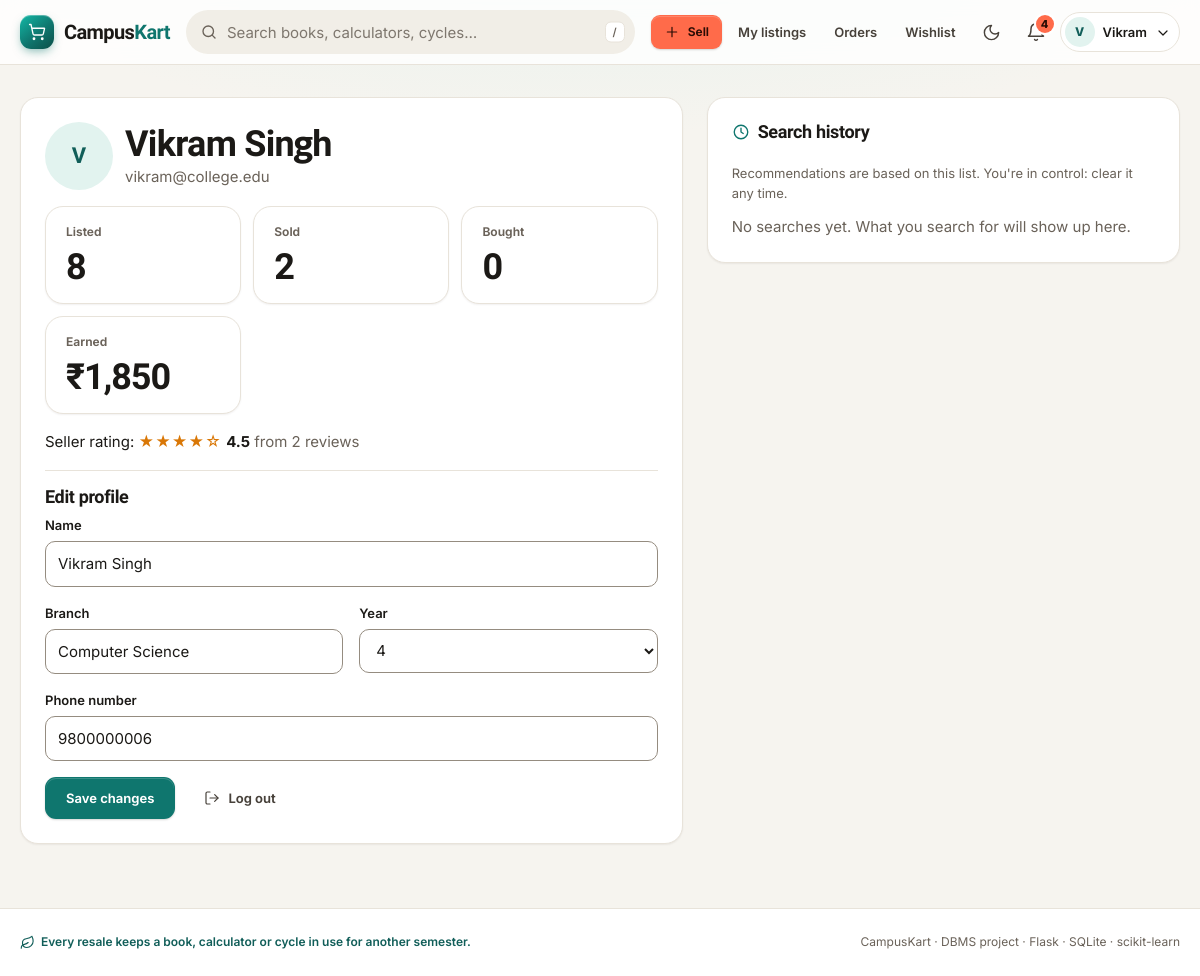
The page /profile (signed in) on the database its author committed.
### tables this page shows
CREATE TABLE users (
    user_id       INTEGER PRIMARY KEY AUTOINCREMENT,
    name          TEXT    NOT NULL,
    email         TEXT    NOT NULL UNIQUE,
    password_hash TEXT    NOT NULL,
    role          TEXT    NOT NULL DEFAULT 'user' CHECK (role IN ('user', 'admin')),
    branch        TEXT,
    year          INTEGER CHECK (year BETWEEN 1 AND 4),
    phone         TEXT,
    is_blocked    INTEGER NOT NULL DEFAULT 0 CHECK (is_blocked IN (0, 1)),
    created_at    TEXT    NOT NULL DEFAULT (datetime('now', 'localtime'))
);

### app.py (the view, shortened to what this page needs)
@app.route("/profile", methods=["GET", "POST"])
@login_required
def profile():
    uid = g.user["user_id"]
    stats = query("""SELECT
            (SELECT COUNT(*) FROM products WHERE seller_id = :u AND status = 'available') AS listed,
            (SELECT COUNT(*) FROM orders o JOIN products p ON p.product_id = o.product_id
              WHERE p.seller_id = :u AND o.status <> 'cancelled') AS sold,
            (SELECT COUNT(*) FROM orders WHERE buyer_id = :u AND status <> 'cancelled') AS bought,
            (SELECT COALESCE(SUM(o.price), 0) FROM orders o JOIN products p ON p.product_id = o.product_id
              WHERE p.seller_id = :u AND o.status <> 'cancelled') AS earned""", {"u": uid}, one=True)
    rating = query("SELECT * FROM v_seller_ratings WHERE seller_id = ?", (uid,), one=True)
    searches = query("""SELECT query, searched_at FROM search_history WHERE user_id = ?
                        ORDER BY searched_at DESC LIMIT 15""", (uid,))
    return render_template("profile.html", stats=stats, rating=rating, searches=searches)

### app.py (called while the page is built)
def get_db():
    if "db" not in g:
        g.db = sqlite3.connect(DB_PATH)
        g.db.row_factory = sqlite3.Row
        g.db.execute("PRAGMA foreign_keys = ON")
    return g.db

def query(sql, args=(), one=False):
    rows = get_db().execute(sql, args).fetchall()
    return (rows[0] if rows else None) if one else rows

@app.before_request
def load_user():
    g.user = None
    if "user_id" in session:
        g.user = query("SELECT * FROM users WHERE user_id = ?", (session["user_id"],), one=True)
        if g.user is None or g.user["is_blocked"]:
            session.clear()
            g.user = None

def login_required(view):
    @wraps(view)
    def wrapped(*args, **kwargs):
        if g.user is None:
            flash("Log in to continue.", "info")
            return redirect(url_for("login", next=request.path))
        return view(*args, **kwargs)
    return wrapped

@app.context_processor
def inject_globals():
    unread = 0
    if g.user:
        unread = query("SELECT COUNT(*) AS n FROM notifications WHERE user_id = ? AND is_read = 0",
                       (g.user["user_id"],), one=True)["n"]
    return {"categories": query("SELECT * FROM categories ORDER BY category_id"),
            "unread_count": unread, "conditions": CONDITIONS}

@app.template_filter("inr")
def inr(value):
    n = str(int(round(value or 0)))
    if len(n) <= 3:
        return n
    head, tail = n[:-3], n[-3:]
    parts = []
    while len(head) > 2:
        parts.insert(0, head[-2:])
        head = head[:-2]
    if head:
        parts.insert(0, head)
    return ",".join(parts) + "," + tail

### templates/profile.html (shortened to what this page needs)
{% extends "base.html" %}
{% from "_macros.html" import stars, icon %}
{% block content %}
<div class="two-col">
  <section class="card" aria-labelledby="profile-title">
    <div class="seller-box mb-4">
      <span class="avatar avatar-lg" aria-hidden="true">{{ g.user.name[0] }}</span>
      <div class="grow">
        <h1 id="profile-title" class="mb-0">{{ g.user.name }}</h1>
        <span class="muted">{{ g.user.email }}</span>
      </div>
    </div>
    {% if g.user.role == 'user' %}
    <div class="stats mb-4">
      <div class="stat"><div class="label">Listed</div><div class="value">{{ stats.listed }}</div></div>
      <div class="stat"><div class="label">Sold</div><div class="value">{{ stats.sold }}</div></div>
      <div class="stat"><div class="label">Bought</div><div class="value">{{ stats.bought }}</div></div>
      <div class="stat"><div class="label">Earned</div><div class="value">₹{{ stats.earned|inr }}</div></div>
    </div>
    <p>Seller rating:
      {% if rating %}{{ stars(rating.avg_rating) }} <strong>{{ rating.avg_rating }}</strong>
        <span class="muted">from {{ rating.review_count }} review{{ '' if rating.review_count == 1 else 's' }}</span>
      {% else %}<span class="muted">No reviews yet. Ratings appear after your first sale.</span>{% endif %}</p>
    {% endif %}
    <hr>
    <form method="post">
      <h2>Edit profile</h2>
      <div class="field">
        <label for="p-name">Name</label>
        <input id="p-name" name="name" autocomplete="name" value="{{ g.user.name }}" required>
      </div>
      <div class="row">
        <div class="field">
          <label for="p-branch">Branch</label>
          <input id="p-branch" name="branch" value="{{ g.user.branch or '' }}">
        </div>
        <div class="field">
          <label for="p-year">Year</label>
          <select id="p-year" name="year">{% for y in range(1, 5) %}<option {% if g.user.year == y %}selected{% endif %}>{{ y }}</option>{% endfor %}</select>
        </div>
      </div>
      <div class="field">
        <label for="p-phone">Phone number</label>
        <input id="p-phone" name="phone" type="tel" autocomplete="tel" value="{{ g.user.phone or '' }}">
      </div>
      <div class="cluster">
        <button class="btn">Save changes</button>
        <a class="btn btn-ghost" href="{{ url_for('logout') }}">{{ icon('logout', 16) }}Log out</a>
      </div>
    </form>
  </section>
  {% if g.user.role == 'user' %}
  <section class="card" aria-labelledby="history-title">
    <div class="section-head">
      <h2 id="history-title" class="title-icon">{{ icon('clock', 18) }}Search history</h2>
    </div>
    <p class="small muted">Recommendations are based on this list. You're in control: clear it any time.</p>
    {% if searches %}
    <ul class="history-list">
      {% for s in searches %}
      <li class="between">
        <a class="title-icon" href="{{ url_for('search', q=s.query) }}">{{ icon('search', 14) }}{{ s.query }}</a>
        <span class="xs muted nowrap">{{ s.searched_at|ago }}</span>
      </li>
      {% endfor %}
    </ul>
    {% else %}
    <p class="muted mb-0">No searches yet. What you search for will show up here.</p>
    {% endif %}
  </section>
  {% endif %}
</div>
{% endblock %}

### templates/base.html (shortened to what this page needs)
{% from "_macros.html" import icon %}
{% set ep = request.endpoint %}
<!doctype html>
<html lang="en">
<head>
  <link rel="stylesheet" href="{{ url_for('static', filename='style.css') }}">
</head>
<body>
<header class="site-header">
  <div class="container header-row">
    <a class="logo" href="{{ url_for('index') }}" aria-label="CampusKart home">
      <span class="logo-mark">{{ icon('cart', 18) }}</span>
      <span aria-hidden="true">Campus<span class="accent">Kart</span></span>
    </a>
    {% if not g.user or g.user.role != 'admin' %}
    <form class="search-bar" action="{{ url_for('search') }}" role="search">
      <input id="site-search" name="q" type="search" placeholder="Search books, calculators, cycles…"
             value="{{ q or '' }}" autocomplete="off" enterkeyhint="search" aria-keyshortcuts="/">
      <kbd aria-hidden="true">/</kbd>
    </form>
    {% endif %}
    <nav class="nav-links" aria-label="Main">
      {% if g.user %}
        {% if g.user.role == 'admin' %}
          <a class="nav-link" href="{{ url_for('admin_dashboard') }}" {% if ep and ep.startswith('admin') %}aria-current="page"{% endif %}>{{ icon('shield', 16) }}Admin</a>
        {% else %}
          <a class="btn btn-sm btn-accent btn-sell" href="{{ url_for('sell') }}">{{ icon('plus', 16) }}Sell</a>
          {% for e, label in [('my_listings', 'My listings'), ('orders', 'Orders'), ('wishlist', 'Wishlist')] %}
          <a class="nav-link" href="{{ url_for(e) }}" {% if ep == e %}aria-current="page"{% endif %}>{{ label }}</a>
          {% endfor %}
        {% endif %}
      {% endif %}
      <button class="icon-btn theme-toggle" type="button" id="theme-toggle" aria-label="Switch to dark theme">
        {{ icon('moon', 19, 'moon') }}{{ icon('sun', 19, 'sun') }}
      </button>
      {% if g.user %}
        <a class="icon-btn" href="{{ url_for('notifications') }}"
           aria-label="Notifications{% if unread_count %}, {{ unread_count }} unread{% endif %}"
           {% if ep == 'notifications' %}aria-current="page"{% endif %}>
          {{ icon('bell', 20) }}
          {% if unread_count %}<span class="badge-count" aria-hidden="true">{{ unread_count if unread_count < 10 else '9+' }}</span>{% endif %}
        </a>
        <div class="menu" data-menu>
          <button class="menu-trigger" type="button" aria-haspopup="true" aria-expanded="false" aria-controls="account-menu">
            <span class="avatar" aria-hidden="true">{{ g.user.name[0] }}</span>
            <span class="name">{{ g.user.name.split()[0] }}</span>
            <span class="chev">{{ icon('chevron-down', 16) }}</span>
          </button>
        </div>
      {% else %}
        <a class="nav-link keep" href="{{ url_for('login') }}" {% if ep == 'login' %}aria-current="page"{% endif %}>Log in</a>
        <a class="btn btn-sm" href="{{ url_for('register') }}">Sign up</a>
      {% endif %}
    </nav>
  </div>
</header>
<main id="main" tabindex="-1">
  <div class="container">
    {% block content %}{% endblock %}
  </div>
</main>
<footer class="site-footer">
  <div class="container">
    <span class="eco">{{ icon('leaf', 15) }}Every resale keeps a book, calculator or cycle in use for another semester.</span>
    <span>CampusKart · DBMS project · Flask · SQLite · scikit-learn</span>
  </div>
</footer>
</body>
</html>

### rows shown on the page
users: user "V", user.name "Vikram", user.name "Vikram Singh", user.email "vikram@college.edu", name "Vikram Singh", branch "Computer Science", year "4", phone "9800000006"

### other values the page prints
{{ label }} "My listings" "Orders" "Wishlist"
{{ unread_count if unread_count < 10 else '9+' }} "4"
{{ stats.listed }} "8"
{{ stats.sold }} "2"
{{ stats.bought }} "0"
{{ stats.earned|inr }} "1,850"
{{ '★' if i < n|round|int else '☆' }} "★" "★" "★" "★" "☆"
{{ rating.avg_rating }} "4.5"
{{ rating.review_count }} "2"
{{ '' if rating.review_count == 1 else 's' }} "s"
